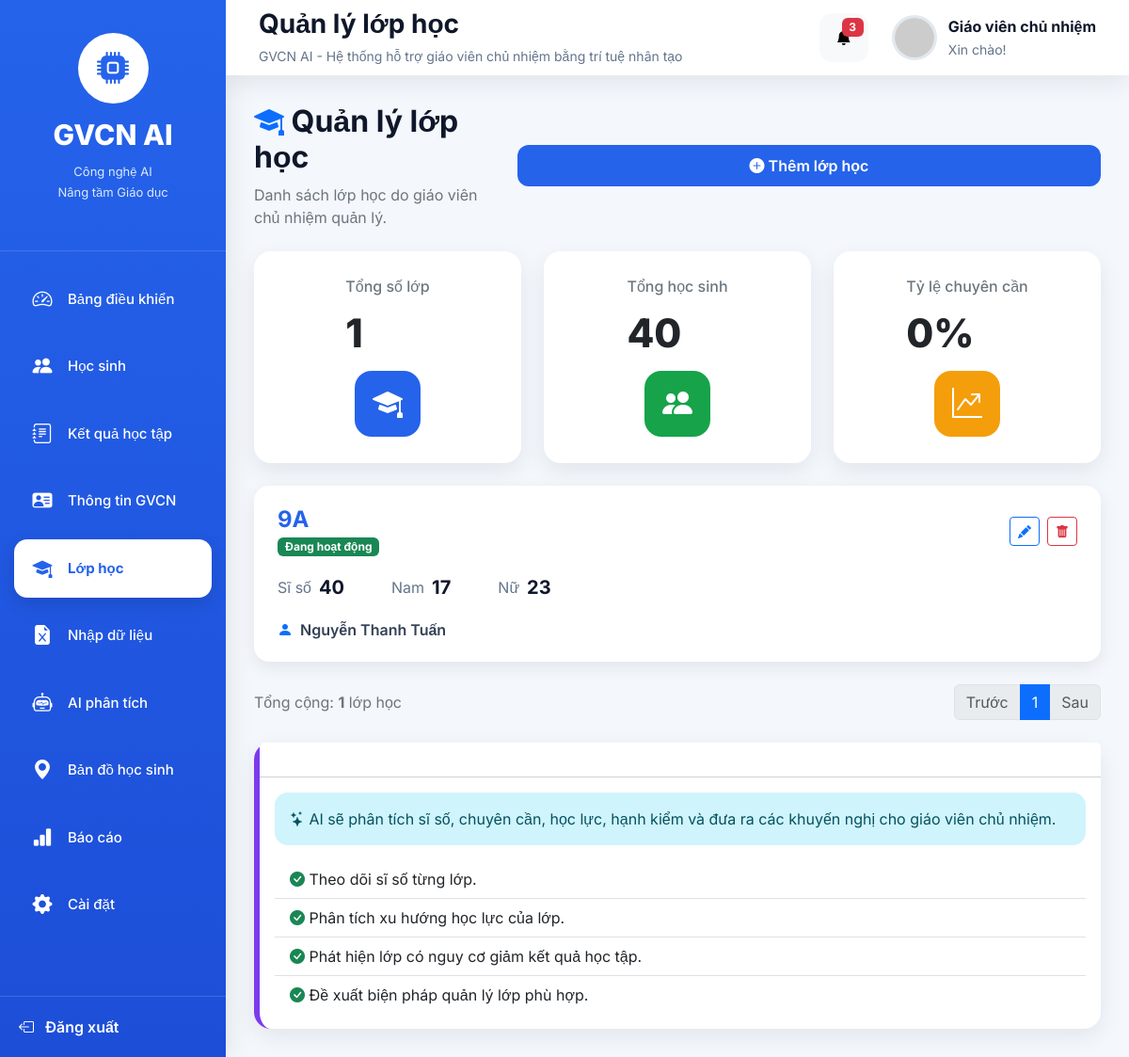
The app's page /classes, older data.
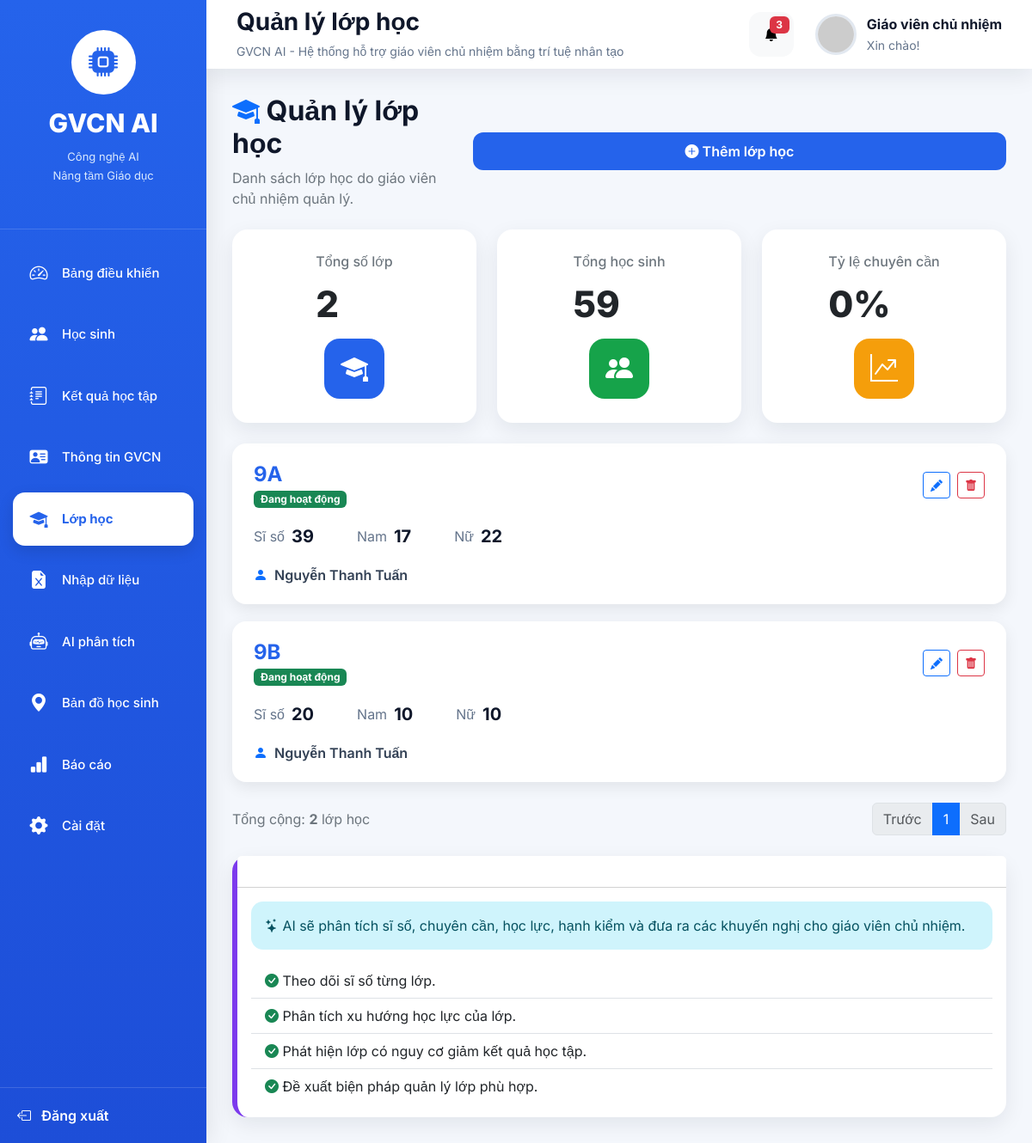
The same page, newer data.
### tables this page shows
CREATE TABLE classes (

        id INTEGER PRIMARY KEY AUTOINCREMENT,

        ten_lop TEXT UNIQUE NOT NULL,

        gvcn TEXT,

        nam_hoc TEXT,

        trang_thai INTEGER DEFAULT 1,

        ghi_chu TEXT,

        ngay_cap_nhat TIMESTAMP DEFAULT CURRENT_TIMESTAMP

    );

### app.py (the view)
@app.route("/classes")
def classes():
    conn = get_connection()
    total_students = conn.execute("""
        SELECT COUNT(*)
        FROM students
    """).fetchone()[0]
    total_classes = conn.execute("""
        SELECT COUNT(DISTINCT lop)
        FROM students
        WHERE lop IS NOT NULL
        AND lop <> ''
    """).fetchone()[0]
    classes = conn.execute("""
SELECT

    c.id,

    c.ten_lop,

    c.gvcn,

    c.nam_hoc,

    c.trang_thai,

    COUNT(s.id) AS si_so,

    SUM(
        CASE
            WHEN s.gioi_tinh='Nam'
            THEN 1
            ELSE 0
        END
    ) AS nam,

    SUM(
        CASE
            WHEN s.gioi_tinh='Nữ'
            THEN 1
            ELSE 0
        END
    ) AS nu

FROM classes c

LEFT JOIN students s

ON s.lop = c.ten_lop

GROUP BY

    c.id,
    c.ten_lop,
    c.gvcn,
    c.nam_hoc,
    c.trang_thai

ORDER BY c.ten_lop

""").fetchall()
    conn.close()
    return render_template(
        "classes.html",
        classes=classes,
        total_classes=total_classes,
        total_students=total_students,
        attendance_rate=0,
        page_title="Quản lý lớp học",
        active_page="classes"
    )

### modules/database.py (called while the page is built)
def get_connection():
    conn = sqlite3.connect(DATABASE)
    conn.row_factory = sqlite3.Row
    return conn

### templates/classes.html (shortened to what the changed rows need)
{% extends "layout.html" %}
{% block content %}
<div class="d-flex flex-column flex-lg-row justify-content-between align-items-start align-items-lg-center gap-3 mb-4">
    <div>
        <h2 class="fw-bold">
            <i class="bi bi-mortarboard-fill text-primary"></i>
            Quản lý lớp học
        </h2>
    </div>
</div>
<div class="row g-4 mb-4">
    <div class="col-12 col-lg-4">
        <div class="card stat-card">
            <div>
                <h6 class="text-secondary">
                    Tổng số lớp
                </h6>
                <h2>
                    {{ total_classes }}
                </h2>
            </div>
        </div>
    </div>
    <div class="col-12 col-lg-4">
        <div class="card stat-card">
            <div>
                <h6 class="text-secondary">
                    Tổng học sinh
                </h6>
                <h2>
                    {{ total_students }}
                </h2>
            </div>
        </div>
    </div>
   <div class="col-12 col-lg-4">
        <div class="card stat-card">
            <div>
                <h2>
                     {{ attendance_rate }}%
                </h2>
            </div>
        </div>
    </div>
</div>
<div class="class-list">
{% for lop in classes %}
<div class="class-card">
    <div class="class-header">
        <div>
            <h4>{{ lop["ten_lop"] }}</h4>
            {% if lop["trang_thai"] == 1 %}
            <span class="badge bg-success">
             Đang hoạt động
            </span>
            {% else %}
<span class="badge bg-secondary">
    Ngừng hoạt động
</span>
{% endif %}
        </div>
        <div class="class-actions">
            <button
                class="btn btn-outline-primary btn-sm edit-class"
                data-class="{{ lop['ten_lop'] }}">
                <i class="bi bi-pencil-fill"></i>
            </button>
            <button
                class="btn btn-outline-danger btn-sm delete-class"
                data-class="{{ lop['ten_lop'] }}">
                <i class="bi bi-trash-fill"></i>
            </button>
        </div>
    </div>
    <div class="class-body">
        <div class="class-item">
            <span>Sĩ số</span>
            <strong>{{ lop["si_so"] }}</strong>
        </div>
        <div class="class-item">
            <span>Nam</span>
            <strong>{{ lop["nam"] or 0 }}</strong>
        </div>
        <div class="class-item">
            <span>Nữ</span>
            <strong>{{ lop["nu"] or 0 }}</strong>
        </div>
    </div>
    <div class="class-footer">
        <i class="bi bi-person-fill text-primary"></i>
        {{ lop["gvcn"] }}
    </div>
</div>
{% else %}
<div class="alert alert-light text-center">
    Chưa có dữ liệu lớp học.
</div>
{% endfor %}
</div>
<div class="d-flex flex-column flex-lg-row justify-content-between align-items-start align-items-lg-center gap-3 mt-4">
    <div class="text-secondary">
        Tổng cộng:
        <strong>{{ total_classes }}</strong>
        lớp học
    </div>
</div>
{% endblock %}

Row changes from the older to the newer data that the page shows:
computed for classes (number 1 of 2 on the later page): si_so "40" → "39"; lop "23" → "22"
added classes: ten_lop "9B", trang_thai "Đang hoạt động", si_so "20", lop "10", gvcn "Nguyễn Thanh Tuấn"
Text that changed along with them:
{{ total_classes }}: "1" → "2"
{{ total_students }}: "40" → "59"
